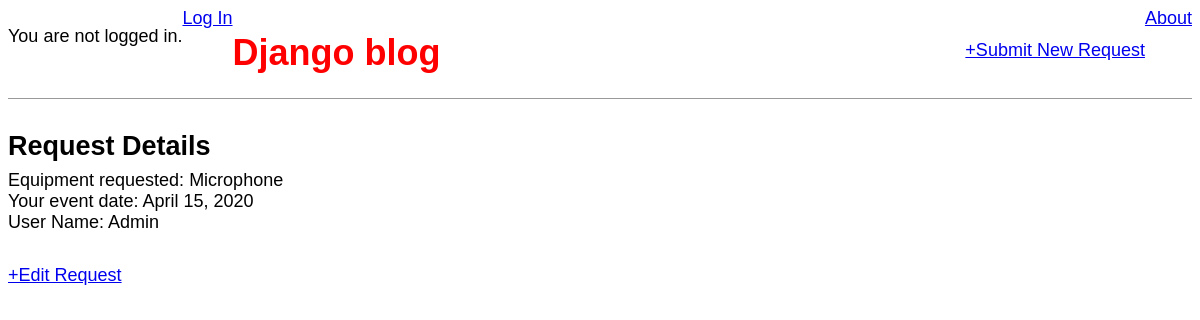
The page /index/request/4/ on the database its author committed.
### tickets/models.py (models this page shows, shortened)
class Request(models.Model):
    equipment_name=models.CharField(max_length=60)
    event_date=models.DateField()
    description=models.TextField()
    user=models.ForeignKey(get_user_model(), on_delete=models.CASCADE)

### tickets/views.py (the view)
# urls.py: path('request/<int:pk>/', RequestDetailView.as_view(), name='request_detail'),
class RequestDetailView(DetailView):
    model = Request
    template_name = 'request_detail.html'

### templates/request_detail.html
{% extends 'base.html' %}
{% block content %}
<div class="request-entry">
    <h2>Request Details</h2>
    <p>Equipment requested: {{ object.equipment_name }}</p>
    <p>Your event date: {{ object.event_date }}</p>
    <p>User Name: {{ object.user.username }}</p>
</div>
<a href="{% url 'edit_request' request.pk %}">+Edit Request</a>
{% endblock content %}

### static/css/base.css (style rules this page uses)
body { font-family: 'Source Sans Pro', sans-serif; font-size:18px; }
.request-entry { margin-bottom: 2rem; }
.request-entry h2 { margin:0.5rem 0; }
.request-entry p { margin:0; font: weight 400; }

### rows shown on the page
Request: equipment_name "Microphone", event_date "April 15, 2020", user.username "Admin"
